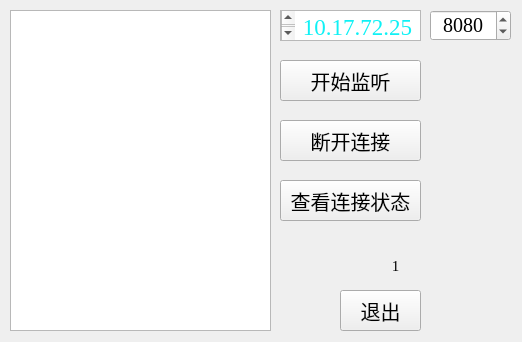
<?xml version="1.0" encoding="UTF-8"?>
<ui version="4.0">
 <class>Server</class>
 <widget class="QMainWindow" name="Server">
  <property name="geometry">
   <rect>
    <x>0</x>
    <y>0</y>
    <width>522</width>
    <height>342</height>
   </rect>
  </property>
  <property name="font">
   <font>
    <family>Times New Roman</family>
    <pointsize>15</pointsize>
   </font>
  </property>
  <property name="windowTitle">
   <string>Server</string>
  </property>
  <property name="windowIcon">
   <iconset resource="resources.qrc">
    <normaloff>:/images/server.png</normaloff>:/images/server.png</iconset>
  </property>
  <widget class="QWidget" name="centralwidget">
   <widget class="QPushButton" name="exit_btn">
    <property name="geometry">
     <rect>
      <x>340</x>
      <y>290</y>
      <width>81</width>
      <height>41</height>
     </rect>
    </property>
    <property name="text">
     <string>退出</string>
    </property>
   </widget>
   <widget class="QPlainTextEdit" name="chat_frame">
    <property name="geometry">
     <rect>
      <x>10</x>
      <y>10</y>
      <width>261</width>
      <height>321</height>
     </rect>
    </property>
   </widget>
   <widget class="QPushButton" name="close_btn">
    <property name="geometry">
     <rect>
      <x>280</x>
      <y>120</y>
      <width>141</width>
      <height>41</height>
     </rect>
    </property>
    <property name="text">
     <string>断开连接</string>
    </property>
   </widget>
   <widget class="QPushButton" name="listen_btn">
    <property name="geometry">
     <rect>
      <x>280</x>
      <y>60</y>
      <width>141</width>
      <height>41</height>
     </rect>
    </property>
    <property name="text">
     <string>开始监听</string>
    </property>
   </widget>
   <widget class="QTextEdit" name="ip_text">
    <property name="geometry">
     <rect>
      <x>280</x>
      <y>10</y>
      <width>141</width>
      <height>31</height>
     </rect>
    </property>
    <property name="layoutDirection">
     <enum>Qt::LayoutDirection::RightToLeft</enum>
    </property>
    <property name="html">
     <string>&lt;!DOCTYPE HTML PUBLIC &quot;-//W3C//DTD HTML 4.0//EN&quot; &quot;http://www.w3.org/TR/REC-html40/strict.dtd&quot;&gt;
&lt;html&gt;&lt;head&gt;&lt;meta name=&quot;qrichtext&quot; content=&quot;1&quot; /&gt;&lt;meta charset=&quot;utf-8&quot; /&gt;&lt;style type=&quot;text/css&quot;&gt;
p, li { white-space: pre-wrap; }
hr { height: 1px; border-width: 0; }
li.unchecked::marker { content: &quot;\2610&quot;; }
li.checked::marker { content: &quot;\2612&quot;; }
&lt;/style&gt;&lt;/head&gt;&lt;body style=&quot; font-family:'Times New Roman'; font-size:15pt; font-weight:400; font-style:normal;&quot;&gt;
&lt;p align=&quot;center&quot; style=&quot; margin-top:0px; margin-bottom:0px; margin-left:0px; margin-right:0px; -qt-block-indent:0; text-indent:0px;&quot;&gt;&lt;span style=&quot; font-size:17pt; color:#0ff1f5;&quot;&gt;10.17.72.253&lt;/span&gt;&lt;/p&gt;&lt;/body&gt;&lt;/html&gt;</string>
    </property>
    <property name="overwriteMode">
     <bool>false</bool>
    </property>
   </widget>
   <widget class="QPushButton" name="search_btn">
    <property name="geometry">
     <rect>
      <x>280</x>
      <y>180</y>
      <width>141</width>
      <height>41</height>
     </rect>
    </property>
    <property name="text">
     <string>查看连接状态</string>
    </property>
   </widget>
   <widget class="QLabel" name="quality_label">
    <property name="geometry">
     <rect>
      <x>560</x>
      <y>250</y>
      <width>40</width>
      <height>21</height>
     </rect>
    </property>
    <property name="font">
     <font>
      <family>Times New Roman</family>
      <pointsize>10</pointsize>
     </font>
    </property>
    <property name="text">
     <string/>
    </property>
   </widget>
   <widget class="QSpinBox" name="port_box">
    <property name="geometry">
     <rect>
      <x>430</x>
      <y>10</y>
      <width>81</width>
      <height>31</height>
     </rect>
    </property>
    <property name="alignment">
     <set>Qt::AlignmentFlag::AlignCenter</set>
    </property>
    <property name="minimum">
     <number>1000</number>
    </property>
    <property name="maximum">
     <number>9999</number>
    </property>
    <property name="value">
     <number>8080</number>
    </property>
   </widget>
   <widget class="QLabel" name="frame_ratio_label">
    <property name="geometry">
     <rect>
      <x>560</x>
      <y>190</y>
      <width>40</width>
      <height>21</height>
     </rect>
    </property>
    <property name="font">
     <font>
      <family>Times New Roman</family>
      <pointsize>10</pointsize>
     </font>
    </property>
    <property name="text">
     <string/>
    </property>
   </widget>
   <widget class="QLabel" name="status_label">
    <property name="geometry">
     <rect>
      <x>280</x>
      <y>250</y>
      <width>231</width>
      <height>31</height>
     </rect>
    </property>
    <property name="font">
     <font>
      <family>Times New Roman</family>
      <pointsize>11</pointsize>
     </font>
    </property>
    <property name="text">
     <string>1</string>
    </property>
    <property name="alignment">
     <set>Qt::AlignmentFlag::AlignCenter</set>
    </property>
   </widget>
  </widget>
 </widget>
 <resources>
  <include location="resources.qrc"/>
 </resources>
 <connections/>
</ui>
